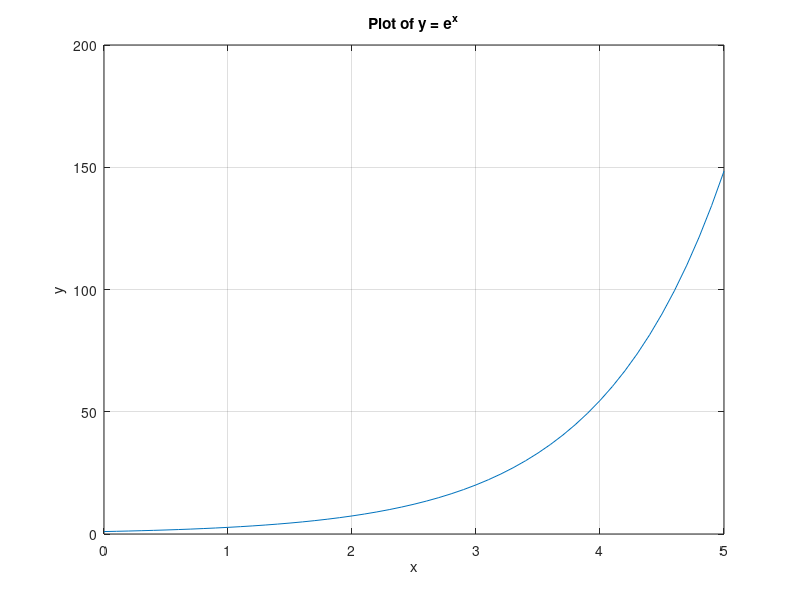
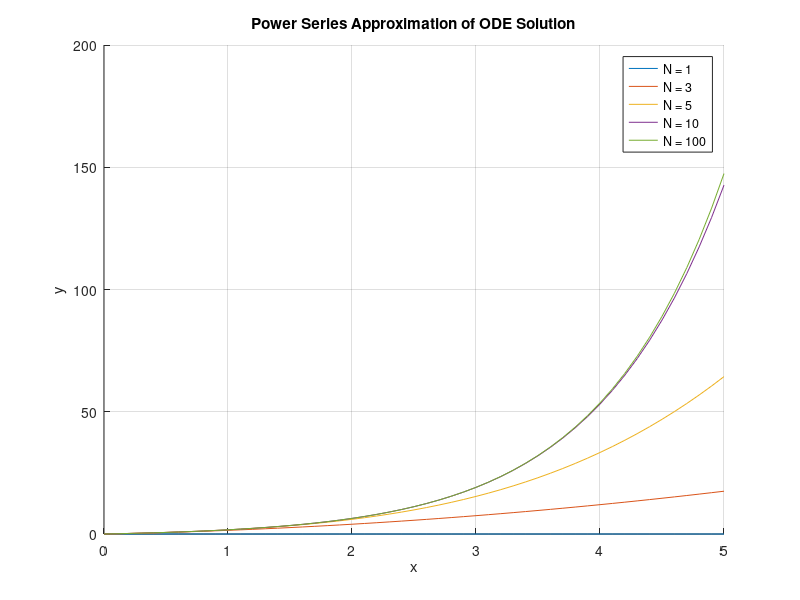

Recreate these plots in MATLAB, in order.
%% Part 1.3: Plot solution from part 1 (y = e^x) and part 2 (power series)

clear; clc; close all;

% Define ODE & intialize parameters
f = @(x, y) y;

% Part 1.3: Plot solution from part 1 (y = e^x)
x = 0:0.1:5; % plotting 50 points between x = 0 and x = 5 used for both

% Define the exponential function
y_exact = exp(x);

% Plot 
figure(1);
plot(x, y_exact);
title('Plot of y = e^x');
xlabel('x');
ylabel('y');
grid on; 

% Part 1.3: Plot solution from part 2 (Power Series)
N_values = [1, 3, 5, 10, 100]; % Different numbers of terms in the series

figure(2);
hold on; % Hold on to plot multiple series on the same figure

% Intialize counter
i = 1; 

while i <= length(N_values)
    N = N_values(i); % Get the current number of terms
    a = zeros(1, N); % defining an array to hold all coefficients

    % Power series approximation
    y_series = zeros(size(x));
    for n = 1:N-1
        y_series = y_series + 1 / factorial(n) * (x.^(n)); % Sum the series
    end

    % Plot the power series approximation
    plot(x, y_series, 'DisplayName', ['N = ', num2str(N)]);

    % Increment counter
    i = i + 1;
end

title('Power Series Approximation of ODE Solution');
xlabel('x');
ylabel('y');
grid on;
legend show; % Show legend
hold off; % Release the hold on the figure